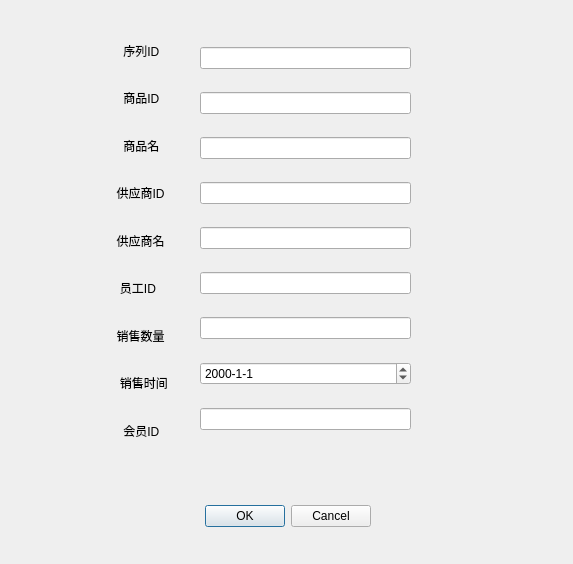
<?xml version="1.0" encoding="UTF-8"?>
<ui version="4.0">
 <class>Dialog5</class>
 <widget class="QDialog" name="Dialog5">
  <property name="geometry">
   <rect>
    <x>0</x>
    <y>0</y>
    <width>573</width>
    <height>564</height>
   </rect>
  </property>
  <property name="windowTitle">
   <string>Dialog</string>
  </property>
  <widget class="QDialogButtonBox" name="buttonBox">
   <property name="geometry">
    <rect>
     <x>30</x>
     <y>500</y>
     <width>341</width>
     <height>32</height>
    </rect>
   </property>
   <property name="orientation">
    <enum>Qt::Horizontal</enum>
   </property>
   <property name="standardButtons">
    <set>QDialogButtonBox::Cancel|QDialogButtonBox::Ok</set>
   </property>
  </widget>
  <widget class="QWidget" name="verticalLayoutWidget">
   <property name="geometry">
    <rect>
     <x>200</x>
     <y>30</y>
     <width>211</width>
     <height>421</height>
    </rect>
   </property>
   <layout class="QVBoxLayout" name="verticalLayout">
    <item>
     <widget class="QLineEdit" name="lineEdit"/>
    </item>
    <item>
     <widget class="QLineEdit" name="lineEdit_2"/>
    </item>
    <item>
     <widget class="QLineEdit" name="lineEdit_7"/>
    </item>
    <item>
     <widget class="QLineEdit" name="lineEdit_3"/>
    </item>
    <item>
     <widget class="QLineEdit" name="lineEdit_8"/>
    </item>
    <item>
     <widget class="QLineEdit" name="lineEdit_4"/>
    </item>
    <item>
     <widget class="QLineEdit" name="lineEdit_5"/>
    </item>
    <item>
     <widget class="QDateEdit" name="dateEdit">
      <property name="displayFormat">
       <string>yyyy-M-d</string>
      </property>
      <property name="date">
       <date>
        <year>2000</year>
        <month>1</month>
        <day>1</day>
       </date>
      </property>
     </widget>
    </item>
    <item>
     <widget class="QLineEdit" name="lineEdit_6"/>
    </item>
   </layout>
  </widget>
  <widget class="QWidget" name="verticalLayoutWidget_2">
   <property name="geometry">
    <rect>
     <x>110</x>
     <y>30</y>
     <width>91</width>
     <height>421</height>
    </rect>
   </property>
   <layout class="QVBoxLayout" name="verticalLayout_2">
    <item>
     <widget class="QLabel" name="label">
      <property name="text">
       <string>    序列ID</string>
      </property>
     </widget>
    </item>
    <item>
     <widget class="QLabel" name="label_2">
      <property name="text">
       <string>    商品ID</string>
      </property>
     </widget>
    </item>
    <item>
     <widget class="QLabel" name="label_8">
      <property name="text">
       <string>    商品名</string>
      </property>
     </widget>
    </item>
    <item>
     <widget class="QLabel" name="label_3">
      <property name="text">
       <string>  供应商ID</string>
      </property>
     </widget>
    </item>
    <item>
     <widget class="QLabel" name="label_9">
      <property name="text">
       <string>  供应商名</string>
      </property>
     </widget>
    </item>
    <item>
     <widget class="QLabel" name="label_4">
      <property name="text">
       <string>   员工ID</string>
      </property>
     </widget>
    </item>
    <item>
     <widget class="QLabel" name="label_6">
      <property name="text">
       <string>  销售数量</string>
      </property>
     </widget>
    </item>
    <item>
     <widget class="QLabel" name="label_5">
      <property name="text">
       <string>   销售时间</string>
      </property>
     </widget>
    </item>
    <item>
     <widget class="QLabel" name="label_7">
      <property name="text">
       <string>    会员ID</string>
      </property>
     </widget>
    </item>
   </layout>
  </widget>
 </widget>
 <resources/>
 <connections>
  <connection>
   <sender>buttonBox</sender>
   <signal>accepted()</signal>
   <receiver>Dialog5</receiver>
   <slot>accept()</slot>
   <hints>
    <hint type="sourcelabel">
     <x>248</x>
     <y>254</y>
    </hint>
    <hint type="destinationlabel">
     <x>157</x>
     <y>274</y>
    </hint>
   </hints>
  </connection>
  <connection>
   <sender>buttonBox</sender>
   <signal>rejected()</signal>
   <receiver>Dialog5</receiver>
   <slot>reject()</slot>
   <hints>
    <hint type="sourcelabel">
     <x>316</x>
     <y>260</y>
    </hint>
    <hint type="destinationlabel">
     <x>286</x>
     <y>274</y>
    </hint>
   </hints>
  </connection>
 </connections>
</ui>
